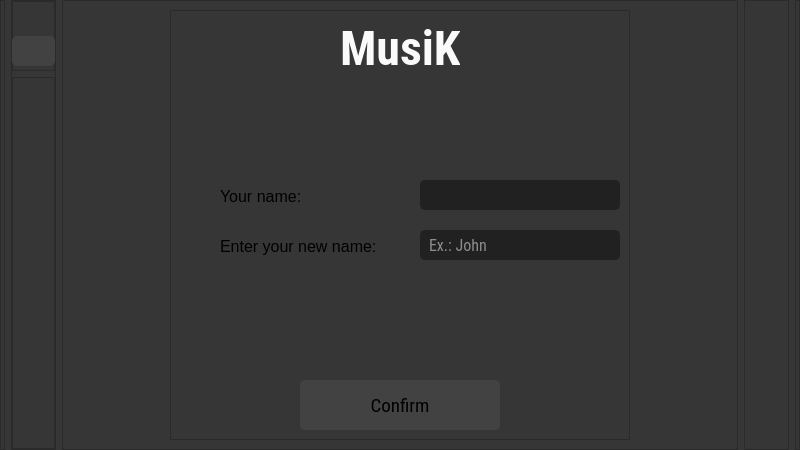
<?xml version="1.0" encoding="UTF-8"?>
<ui version="4.0">
 <class>Dialog</class>
 <widget class="QDialog" name="Dialog">
  <property name="geometry">
   <rect>
    <x>0</x>
    <y>0</y>
    <width>800</width>
    <height>450</height>
   </rect>
  </property>
  <property name="minimumSize">
   <size>
    <width>800</width>
    <height>450</height>
   </size>
  </property>
  <property name="windowTitle">
   <string>Musik</string>
  </property>
  <property name="styleSheet">
   <string notr="true">background-color: rgb(54, 54, 54);</string>
  </property>
  <layout class="QHBoxLayout" name="horizontalLayout">
   <property name="leftMargin">
    <number>0</number>
   </property>
   <property name="topMargin">
    <number>0</number>
   </property>
   <property name="rightMargin">
    <number>0</number>
   </property>
   <property name="bottomMargin">
    <number>0</number>
   </property>
   <item>
    <widget class="QFrame" name="frame">
     <property name="maximumSize">
      <size>
       <width>5</width>
       <height>16777215</height>
      </size>
     </property>
     <property name="frameShape">
      <enum>QFrame::StyledPanel</enum>
     </property>
     <property name="frameShadow">
      <enum>QFrame::Raised</enum>
     </property>
    </widget>
   </item>
   <item>
    <widget class="QFrame" name="frame_5">
     <property name="maximumSize">
      <size>
       <width>45</width>
       <height>16777215</height>
      </size>
     </property>
     <property name="frameShape">
      <enum>QFrame::StyledPanel</enum>
     </property>
     <property name="frameShadow">
      <enum>QFrame::Raised</enum>
     </property>
     <layout class="QVBoxLayout" name="verticalLayout">
      <property name="leftMargin">
       <number>0</number>
      </property>
      <property name="topMargin">
       <number>0</number>
      </property>
      <property name="rightMargin">
       <number>0</number>
      </property>
      <property name="bottomMargin">
       <number>0</number>
      </property>
      <item>
       <widget class="QFrame" name="frame_7">
        <property name="maximumSize">
         <size>
          <width>45</width>
          <height>70</height>
         </size>
        </property>
        <property name="frameShape">
         <enum>QFrame::StyledPanel</enum>
        </property>
        <property name="frameShadow">
         <enum>QFrame::Raised</enum>
        </property>
        <widget class="QPushButton" name="back">
         <property name="geometry">
          <rect>
           <x>0</x>
           <y>35</y>
           <width>43</width>
           <height>30</height>
          </rect>
         </property>
         <property name="styleSheet">
          <string notr="true">background-image: url(&quot;:/newPrefix/back.png&quot;);
background-repeat: no-repeat;
background-position: center;
border-radius:5px;
background-color: rgb(66, 66, 66);</string>
         </property>
         <property name="text">
          <string/>
         </property>
        </widget>
       </widget>
      </item>
      <item>
       <widget class="QFrame" name="frame_8">
        <property name="frameShape">
         <enum>QFrame::StyledPanel</enum>
        </property>
        <property name="frameShadow">
         <enum>QFrame::Raised</enum>
        </property>
       </widget>
      </item>
     </layout>
    </widget>
   </item>
   <item>
    <widget class="QFrame" name="frame_2">
     <property name="frameShape">
      <enum>QFrame::StyledPanel</enum>
     </property>
     <property name="frameShadow">
      <enum>QFrame::Raised</enum>
     </property>
     <layout class="QHBoxLayout" name="horizontalLayout_2">
      <item>
       <widget class="QFrame" name="frame_4">
        <property name="maximumSize">
         <size>
          <width>460</width>
          <height>460</height>
         </size>
        </property>
        <property name="styleSheet">
         <string notr="true">background-color: rgb(54, 54, 54);</string>
        </property>
        <property name="frameShape">
         <enum>QFrame::StyledPanel</enum>
        </property>
        <property name="frameShadow">
         <enum>QFrame::Raised</enum>
        </property>
        <widget class="QLabel" name="label_2">
         <property name="geometry">
          <rect>
           <x>170</x>
           <y>10</y>
           <width>120</width>
           <height>58</height>
          </rect>
         </property>
         <property name="font">
          <font>
           <family>Roboto Condensed</family>
           <pointsize>60</pointsize>
           <weight>75</weight>
           <bold>true</bold>
          </font>
         </property>
         <property name="text">
          <string>&lt;html&gt;&lt;head/&gt;&lt;body&gt;&lt;p&gt;&lt;span style=&quot; font-size:36pt; color:#fafafa;&quot;&gt;MusiK&lt;/span&gt;&lt;/p&gt;&lt;/body&gt;&lt;/html&gt;</string>
         </property>
        </widget>
        <widget class="QLineEdit" name="newName">
         <property name="geometry">
          <rect>
           <x>250</x>
           <y>220</y>
           <width>200</width>
           <height>30</height>
          </rect>
         </property>
         <property name="font">
          <font>
           <family>Roboto Condensed</family>
           <pointsize>12</pointsize>
          </font>
         </property>
         <property name="styleSheet">
          <string notr="true">
QLineEdit{
  border:2px solid rgb(33, 33, 33);
  border-radius:5px;
  padding:5px;
 background-color: rgb(33, 33, 33);
  color:rgb(250, 250, 250);
}
QLineEdit:focus{
  border:2px solid rgb(250,250,250);
}</string>
         </property>
         <property name="inputMask">
          <string/>
         </property>
         <property name="text">
          <string/>
         </property>
         <property name="frame">
          <bool>true</bool>
         </property>
         <property name="echoMode">
          <enum>QLineEdit::Normal</enum>
         </property>
         <property name="placeholderText">
          <string>Ex.: John</string>
         </property>
        </widget>
        <widget class="QLabel" name="label_4">
         <property name="geometry">
          <rect>
           <x>50</x>
           <y>226</y>
           <width>161</width>
           <height>21</height>
          </rect>
         </property>
         <property name="font">
          <font>
           <pointsize>6</pointsize>
          </font>
         </property>
         <property name="text">
          <string>&lt;html&gt;&lt;head/&gt;&lt;body&gt;&lt;p&gt;&lt;span style=&quot; font-size:12pt;&quot;&gt;Enter your new name:&lt;/span&gt;&lt;/p&gt;&lt;/body&gt;&lt;/html&gt;</string>
         </property>
        </widget>
        <widget class="QPushButton" name="confirm">
         <property name="geometry">
          <rect>
           <x>130</x>
           <y>370</y>
           <width>200</width>
           <height>50</height>
          </rect>
         </property>
         <property name="font">
          <font>
           <family>Roboto Condensed</family>
           <pointsize>14</pointsize>
          </font>
         </property>
         <property name="styleSheet">
          <string notr="true">QPushButton{
border-radius:5px;
background-color: rgb(66, 66, 66);
}
QPushButton:pressed{
background-color:rgb(33, 33, 33);
color:rgb(250, 250, 250);
}</string>
         </property>
         <property name="text">
          <string>Confirm</string>
         </property>
        </widget>
        <widget class="QLabel" name="label_3">
         <property name="geometry">
          <rect>
           <x>50</x>
           <y>176</y>
           <width>121</width>
           <height>21</height>
          </rect>
         </property>
         <property name="font">
          <font>
           <pointsize>6</pointsize>
          </font>
         </property>
         <property name="text">
          <string>&lt;html&gt;&lt;head/&gt;&lt;body&gt;&lt;p&gt;&lt;span style=&quot; font-size:12pt;&quot;&gt;Your name:&lt;/span&gt;&lt;/p&gt;&lt;/body&gt;&lt;/html&gt;</string>
         </property>
        </widget>
        <widget class="QLabel" name="error">
         <property name="geometry">
          <rect>
           <x>130</x>
           <y>350</y>
           <width>201</width>
           <height>16</height>
          </rect>
         </property>
         <property name="styleSheet">
          <string notr="true">color: rgb(213, 0, 0);</string>
         </property>
         <property name="text">
          <string/>
         </property>
        </widget>
        <widget class="QLabel" name="oldName">
         <property name="geometry">
          <rect>
           <x>250</x>
           <y>170</y>
           <width>200</width>
           <height>30</height>
          </rect>
         </property>
         <property name="font">
          <font>
           <family>Roboto Condensed</family>
           <pointsize>12</pointsize>
          </font>
         </property>
         <property name="styleSheet">
          <string notr="true">  border:2px solid rgb(33, 33, 33);
  border-radius:5px;
  padding:5px;
 background-color: rgb(33, 33, 33);
  color:rgb(141, 141, 141);
</string>
         </property>
         <property name="text">
          <string/>
         </property>
        </widget>
       </widget>
      </item>
     </layout>
    </widget>
   </item>
   <item>
    <widget class="QFrame" name="frame_6">
     <property name="maximumSize">
      <size>
       <width>45</width>
       <height>16777215</height>
      </size>
     </property>
     <property name="frameShape">
      <enum>QFrame::StyledPanel</enum>
     </property>
     <property name="frameShadow">
      <enum>QFrame::Raised</enum>
     </property>
    </widget>
   </item>
   <item>
    <widget class="QFrame" name="frame_3">
     <property name="maximumSize">
      <size>
       <width>5</width>
       <height>16777215</height>
      </size>
     </property>
     <property name="frameShape">
      <enum>QFrame::StyledPanel</enum>
     </property>
     <property name="frameShadow">
      <enum>QFrame::Raised</enum>
     </property>
    </widget>
   </item>
  </layout>
 </widget>
 <resources/>
 <connections/>
</ui>
